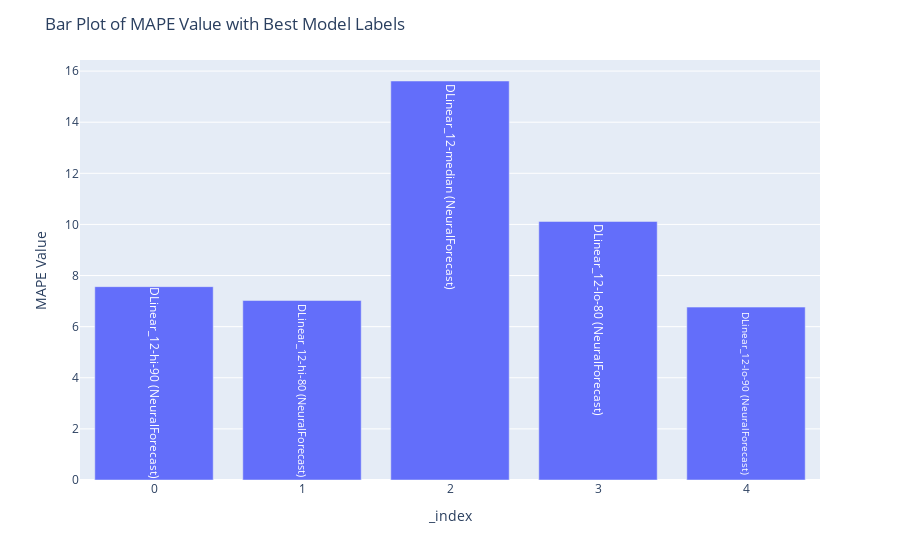

The notebook cell saved with this chart:
### Code cell
df_results =df_results.head(5).reset_index()

# Plotting the data using Plotly
fig = px.bar(df_results, y='MAPE', text='Model')

fig.update_layout(
    title='Bar Plot of MAPE Value with Best Model Labels',
    yaxis_title='MAPE Value'
)

fig.show()

### Figure 1 — Plotly figure (JSON) as saved in the notebook; plotly's stock layout.template omitted (floating-point values rounded to 4 significant figures)
{"data": [{"alignmentgroup": "True", "hovertemplate": "_index=%{x}<br>MAPE=%{y}<br>Model=%{text}<extra></extra>", "legendgroup": "", "marker": {"color": "#636efa", "pattern": {"shape": ""}}, "name": "", "offsetgroup": "", "orientation": "v", "showlegend": false, "text": ["DLinear_12-hi-90 (NeuralForecast)", "DLinear_12-hi-80 (NeuralForecast)", "DLinear_12-median (NeuralForecast)", "DLinear_12-lo-80 (NeuralForecast)", "DLinear_12-lo-90 (NeuralForecast)"], "textposition": "auto", "type": "bar", "x": [0, 1, 2, 3, 4], "xaxis": "x", "y": [7.565, 7.022, 15.61, 10.12, 6.764], "yaxis": "y"}], "layout": {"barmode": "relative", "legend": {"tracegroupgap": 0}, "margin": {"t": 60}, "title": {"text": "Bar Plot of MAPE Value with Best Model Labels"}, "xaxis": {"anchor": "y", "domain": [0, 1], "title": {"text": "_index"}}, "yaxis": {"anchor": "x", "domain": [0, 1], "title": {"text": "MAPE Value"}}}}
